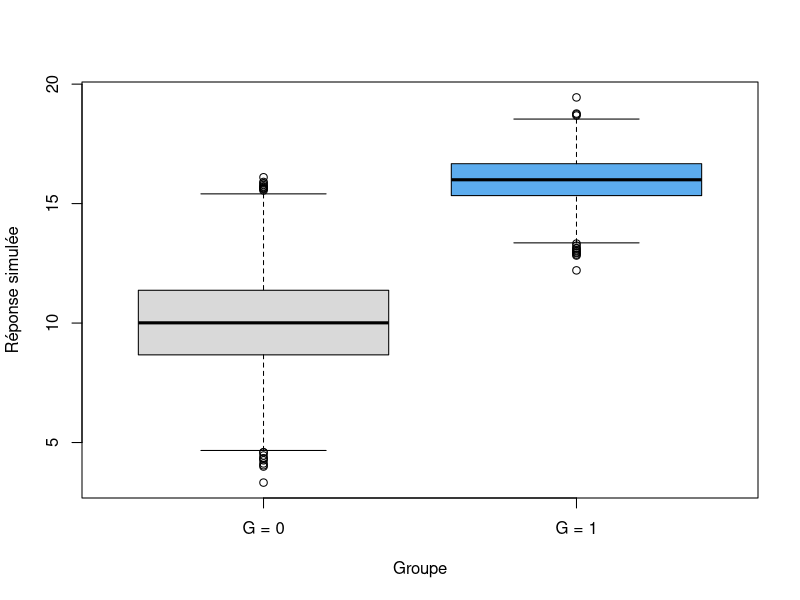

This chart was generated by the following R code:
## ---- chunk 1
knitr::opts_chunk$set(echo = TRUE, warning = TRUE, message = FALSE,
                      fig.width = 6, fig.height = 4)
## ---- chunk 2
set.seed(1414)
n <- 6000
g <- rbinom(n, size = 1, prob = 1/3)
y <- rnorm(n, mean = 10 + 6*g, sd = ifelse(g == 0, 2, 1))
p <- prop.table(table(g))
m <- tapply(y, g, mean)
v <- tapply(y, g, function(z) mean((z-mean(z))^2))
m <- m[names(p)]; v <- v[names(p)]
intra <- sum(p*v)
inter <- sum(p*(m-mean(y))^2)
total <- mean((y-mean(y))^2)
stopifnot(abs(total-intra-inter) < 1e-10)
data.frame(quantite = c("moyenne", "intra", "inter", "total", "part expliquee"),
           theorique = c(12, 3, 8, 11, 8/11),
           observee = c(mean(y), intra, inter, total, inter/total))
boxplot(y ~ factor(g), names = c("G = 0", "G = 1"),
        xlab = "Groupe", ylab = "Réponse simulée", col = c("grey85","steelblue2"))
